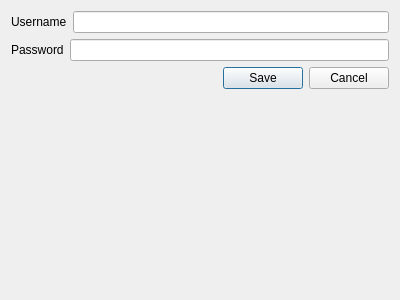
<?xml version="1.0" encoding="UTF-8"?>
<ui version="4.0">
 <class>Dialog</class>
 <widget class="QDialog" name="Dialog">
  <property name="geometry">
   <rect>
    <x>0</x>
    <y>0</y>
    <width>400</width>
    <height>300</height>
   </rect>
  </property>
  <property name="windowTitle">
   <string>Dialog</string>
  </property>
  <layout class="QFormLayout" name="formLayout">
   <item row="0" column="0" colspan="2">
    <layout class="QHBoxLayout" name="horizontalLayout">
     <item>
      <widget class="QLabel" name="Username">
       <property name="text">
        <string>Username</string>
       </property>
      </widget>
     </item>
     <item>
      <widget class="QLineEdit" name="nameInput"/>
     </item>
    </layout>
   </item>
   <item row="1" column="0" colspan="2">
    <layout class="QHBoxLayout" name="horizontalLayout_2">
     <item>
      <widget class="QLabel" name="label_2">
       <property name="text">
        <string>Password</string>
       </property>
      </widget>
     </item>
     <item>
      <widget class="QLineEdit" name="passwordInput"/>
     </item>
    </layout>
   </item>
   <item row="3" column="1">
    <widget class="QDialogButtonBox" name="buttonBox">
     <property name="orientation">
      <enum>Qt::Horizontal</enum>
     </property>
     <property name="standardButtons">
      <set>QDialogButtonBox::Cancel|QDialogButtonBox::Save</set>
     </property>
    </widget>
   </item>
  </layout>
 </widget>
 <resources/>
 <connections>
  <connection>
   <sender>buttonBox</sender>
   <signal>accepted()</signal>
   <receiver>Dialog</receiver>
   <slot>accept()</slot>
   <hints>
    <hint type="sourcelabel">
     <x>248</x>
     <y>254</y>
    </hint>
    <hint type="destinationlabel">
     <x>157</x>
     <y>274</y>
    </hint>
   </hints>
  </connection>
  <connection>
   <sender>buttonBox</sender>
   <signal>rejected()</signal>
   <receiver>Dialog</receiver>
   <slot>reject()</slot>
   <hints>
    <hint type="sourcelabel">
     <x>316</x>
     <y>260</y>
    </hint>
    <hint type="destinationlabel">
     <x>286</x>
     <y>274</y>
    </hint>
   </hints>
  </connection>
 </connections>
</ui>
